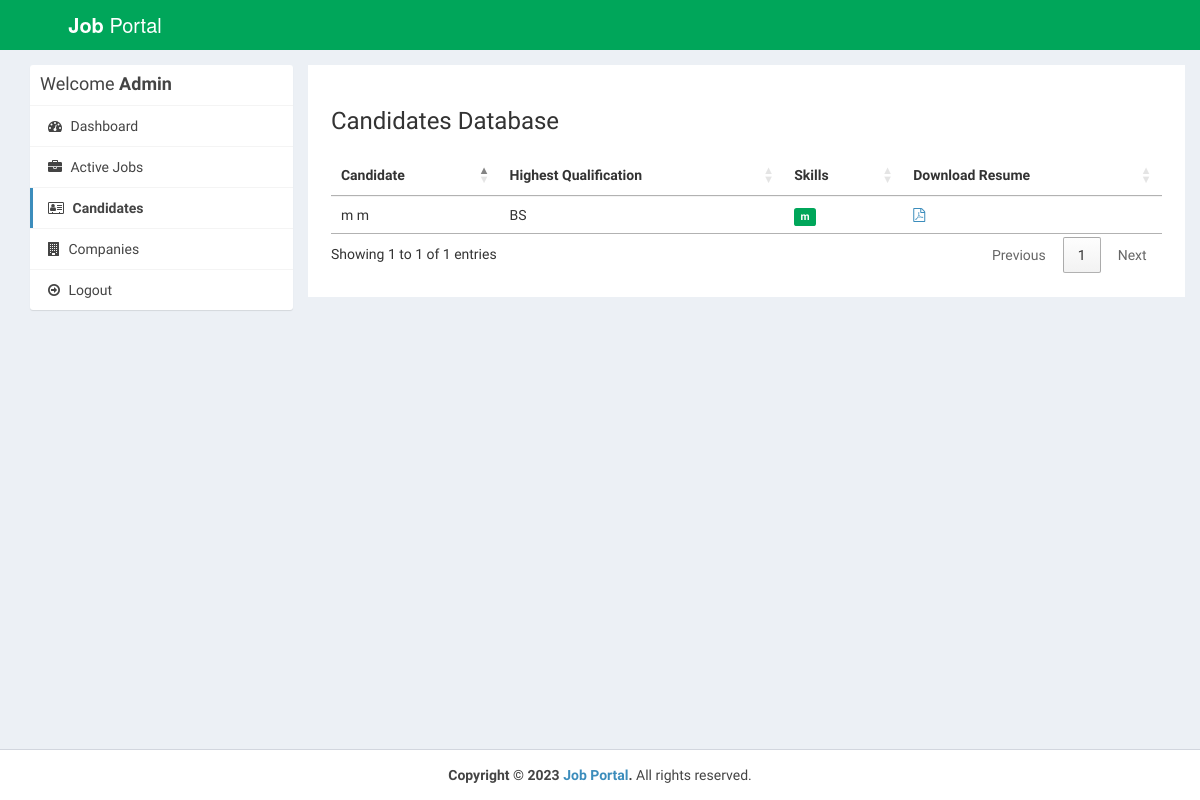
The page /admin/applications.php (signed in) on the database as committed earlier.
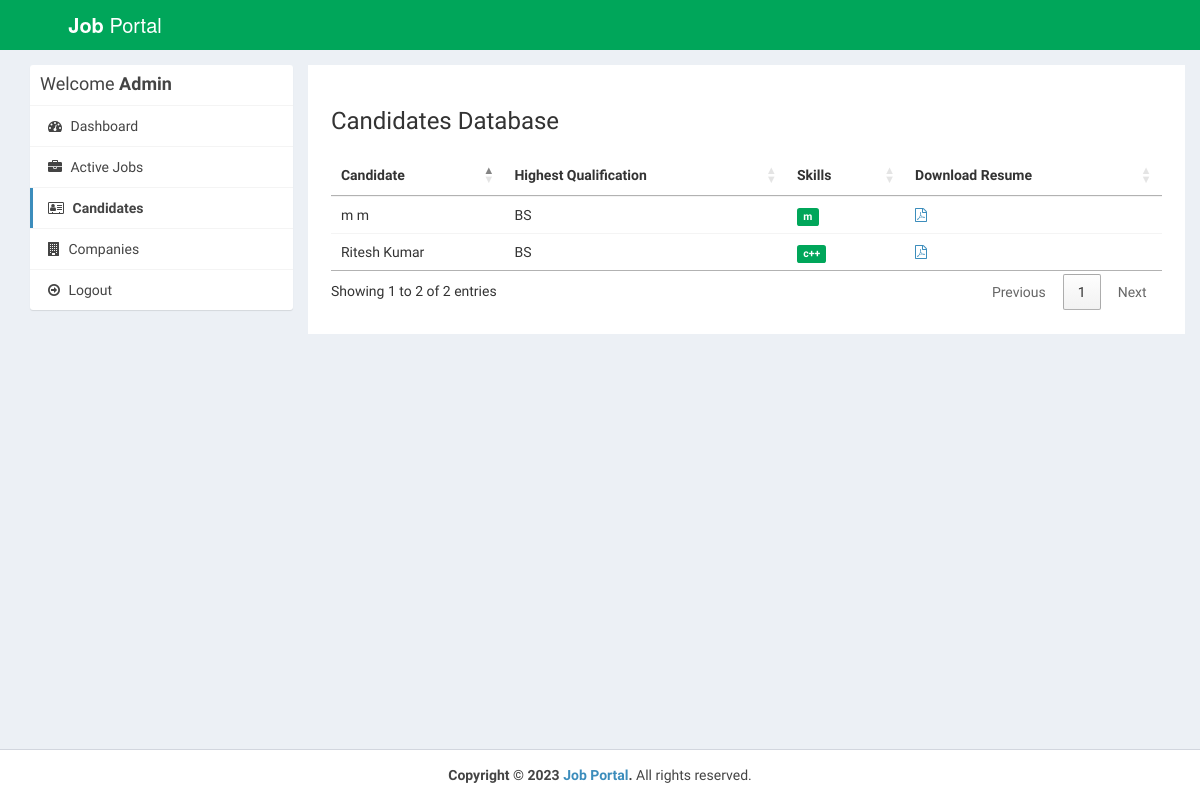
The same page on the database as committed later.
### tables this page shows
CREATE TABLE `users` (
  `id_user` int(11) NOT NULL,
  `firstname` varchar(255) NOT NULL,
  `lastname` varchar(255) NOT NULL,
  `email` varchar(255) NOT NULL,
  `password` varchar(255) NOT NULL,
  `contactno` varchar(255) DEFAULT NULL,
  `qualification` varchar(255) DEFAULT NULL,
  `stream` varchar(255) DEFAULT NULL,
  `passingyear` varchar(255) DEFAULT NULL,
  `dob` varchar(255) DEFAULT NULL,
  `age` varchar(255) DEFAULT NULL,
  `designation` varchar(255) DEFAULT NULL,
  `resume` varchar(255) DEFAULT NULL,
  `hash` varchar(255) DEFAULT NULL,
  `active` int(11) NOT NULL DEFAULT 1,
  `aboutme` text NOT NULL,
  `skills` text DEFAULT NULL
);

### admin/applications.php (the view, shortened to what this page needs)
<?php
require_once("../db.php");
?>
<!DOCTYPE html>
<html>
<head>
  <link rel="stylesheet" href="https://cdnjs.cloudflare.com/ajax/libs/twitter-bootstrap/3.3.7/css/bootstrap.min.css">
  <link rel="stylesheet" href="https://cdnjs.cloudflare.com/ajax/libs/font-awesome/4.7.0/css/font-awesome.min.css">
  <link rel="stylesheet" href="https://cdnjs.cloudflare.com/ajax/libs/ionicons/2.0.1/css/ionicons.min.css">
  <link rel="stylesheet" href="https://cdn.datatables.net/1.10.15/css/jquery.dataTables.min.css">
  <link rel="stylesheet" href="../css/AdminLTE.min.css">
  <link rel="stylesheet" href="../css/_all-skins.min.css">
  <link rel="stylesheet" href="../css/custom.css">
</head>
<body class="hold-transition skin-green sidebar-mini">
<div class="wrapper">
  <header class="main-header">
    <a href="index.php" class="logo logo-bg">
      <span class="logo-lg"><b>Job</b> Portal</span>
    </a>
    <nav class="navbar navbar-static-top">
    </nav>
  </header>
  <div class="content-wrapper" style="margin-left: 0px;">
    <section id="candidates" class="content-header">
      <div class="container">
        <div class="row">
          <div class="col-md-3">
            <div class="box box-solid">
              <div class="box-header with-border">
                <h3 class="box-title">Welcome <b>Admin</b></h3>
              </div>
              <div class="box-body no-padding">
                <ul class="nav nav-pills nav-stacked">
                  <li><a href="dashboard.php"><i class="fa fa-dashboard"></i> Dashboard</a></li>
                  <li><a href="active-jobs.php"><i class="fa fa-briefcase"></i> Active Jobs</a></li>
                  <li class="active"><a href="applications.php"><i class="fa fa-address-card-o"></i> Candidates</a></li>
                  <li><a href="companies.php"><i class="fa fa-building"></i> Companies</a></li>
                  <li><a href="../logout.php"><i class="fa fa-arrow-circle-o-right"></i> Logout</a></li>
                </ul>
              </div>
            </div>
          </div>
          <div class="col-md-9 bg-white padding-2">
            <h3>Candidates Database</h3>
            <div class="row margin-top-20">
              <div class="col-md-12">
                <div class="box-body table-responsive no-padding">
                  <table id="example2" class="table table-hover">
                    <thead>
                      <th>Candidate</th>
                      <th>Highest Qualification</th>
                      <th>Skills</th>
                      <th>Download Resume</th>
                    </thead>
                    <tbody>
                      <?php
                       $sql = "SELECT * FROM users";
                            $result = $conn->query($sql);
                            if($result->num_rows > 0) {
                              while($row = $result->fetch_assoc())
                              {
                                $skills = $row['skills'];
                                $skills = explode(',', $skills);
                      ?>
                      <tr>
                        <td><?php echo $row['firstname'].' '.$row['lastname']; ?></td>
                        <td><?php echo $row['qualification']; ?></td>
                        <td>
                          <?php
                          foreach ($skills as $value) {
                            echo ' <span class="label label-success">'.$value.'</span>';
                          }
                          ?>
                        </td>
                        <?php if($row['resume'] != '') { ?>
                        <td><a href="../uploads/resume/<?php echo $row['resume']; ?>" download="<?php echo $row['firstname'].' Resume'; ?>"><i class="fa fa-file-pdf-o"></i></a></td>
                        <?php } else { ?>
                        <td>No Resume Uploaded</td>
                        <?php } ?>
                      </tr>
                      <?php
                        }
                      }
                      ?>
                    </tbody>
                  </table>
                </div>
              </div>
            </div>
          </div>
        </div>
      </div>
    </section>
  </div>
  <footer class="main-footer" style="margin-left: 0px;">
    <div class="text-center">
      <strong>Copyright &copy; 2023 <a href="jonsnow.netai.net">Job Portal</a>.</strong> All rights
    reserved.
    </div>
  </footer>
</div>
</body>
</html>

Rows that differ between the two databases and show on the page:
added users: firstname "Ritesh", lastname "Kumar", qualification "BS", skills "c++"
Other text that changed with them:
text written by a page script: "Showing 1 to 1 of 1 entries Previous 1 Next" → "Showing 1 to 2 of 2 entries Previous 1 Next"
